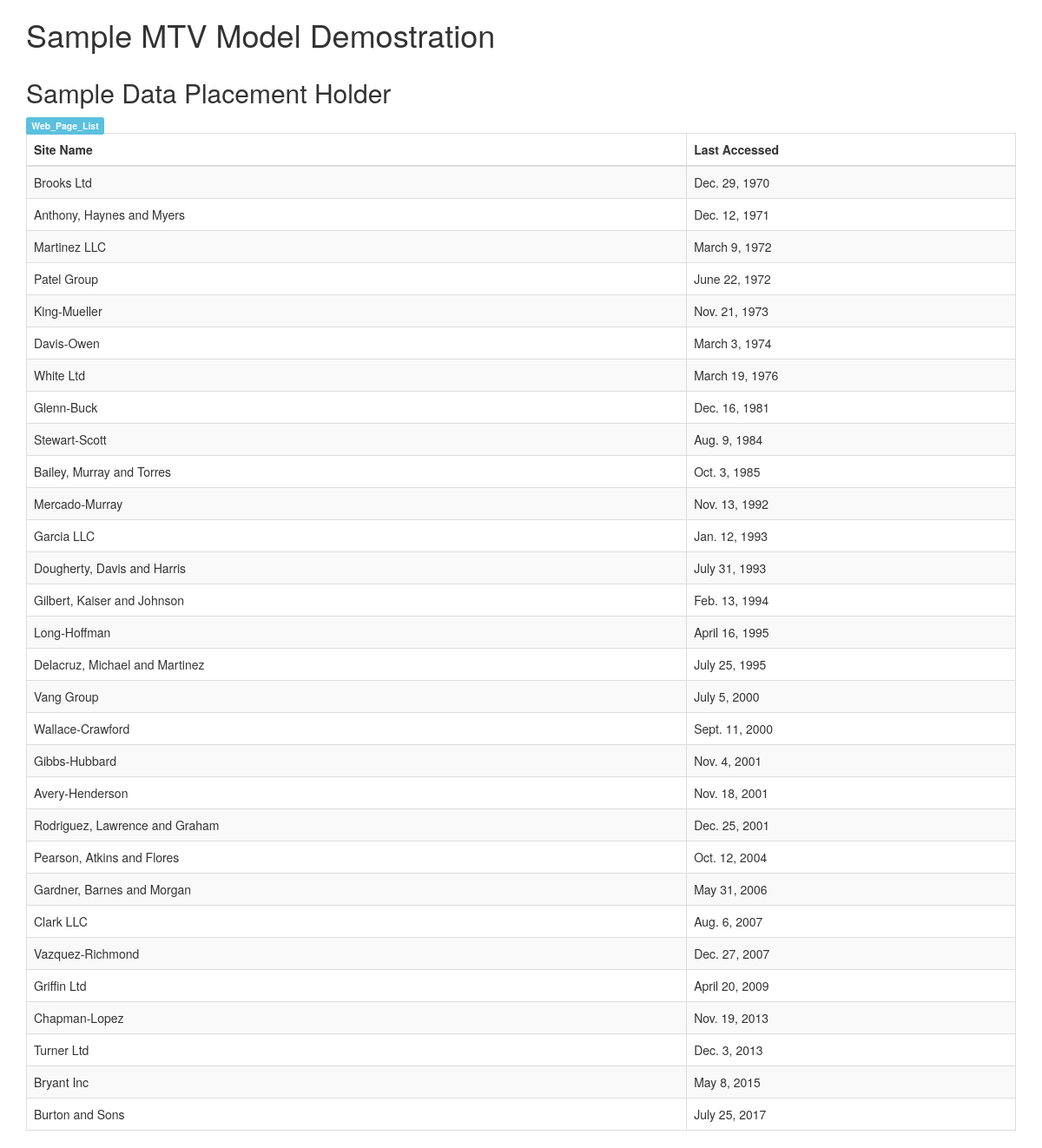
The page /firstapp/sample/ on the database its author committed.
### firstapp/models.py (models this page shows, shortened)
class RecordAccess(models.Model):
    name = models.ForeignKey(WebPage, on_delete=models.CASCADE)
    last_access = models.DateField()

class WebPage(models.Model):
        topic = models.ForeignKey(Topic, on_delete=models.CASCADE)
        name = models.CharField(max_length=200, unique=True)
        url = models.URLField(unique=True)
        def __str__(self):
            return self.name

### firstapp/views.py (the view)
def sample(request):
    web_page_list = RecordAccess.objects.order_by('last_access')
    lastaccess = {
        'table_name': 'Web_Page_List',
        'access_records': web_page_list
    }
    return render(request,'firstapp/sample.html', context = lastaccess)

### templates/firstapp/sample.html (shortened to what this page needs)
<!DOCTYPE html>
{% load staticfiles %}
<html>
  <head>
    <link rel="stylesheet" href="https://maxcdn.bootstrapcdn.com/bootstrap/3.3.7/css/bootstrap.min.css">
  </head>
  <body>
    <div class="container">
      <h1>Sample MTV Model Demostration</h1>
    </div>
    <div class="container">
      <h2>Sample Data Placement Holder</h2>
      <span class="label label-info">
        {{ table_name }}
      </span>
      <table class="table table-bordered table-striped table-hover">
        <thead>
          <th>Site Name</th>
          <th>Last Accessed</th>
        </thead>
      {% if access_records %}
        {% for record in access_records %}
          <tr>
            <td>{{ record.name }}</td>
            <td>{{ record.last_access }}</td>
          </tr>
        {% endfor %}
      {% else %}
        <tr colspan="2">
          <td>No Record Found</td>
        </tr>
      {% endif %}
    </table>
    </div>
  </body>
</html>

### rows shown on the page
RecordAccess: name "Brooks Ltd", last_access "Dec. 29, 1970"
RecordAccess: name "Anthony, Haynes and Myers", last_access "Dec. 12, 1971"
RecordAccess: name "Martinez LLC", last_access "March 9, 1972"
RecordAccess: name "Patel Group", last_access "June 22, 1972"
RecordAccess: name "King-Mueller", last_access "Nov. 21, 1973"
RecordAccess: name "Davis-Owen", last_access "March 3, 1974"
RecordAccess: name "White Ltd", last_access "March 19, 1976"
RecordAccess: name "Glenn-Buck", last_access "Dec. 16, 1981"
RecordAccess: name "Stewart-Scott", last_access "Aug. 9, 1984"
RecordAccess: name "Bailey, Murray and Torres", last_access "Oct. 3, 1985"
RecordAccess: name "Mercado-Murray", last_access "Nov. 13, 1992"
RecordAccess: name "Garcia LLC", last_access "Jan. 12, 1993"
RecordAccess: name "Dougherty, Davis and Harris", last_access "July 31, 1993"
RecordAccess: name "Gilbert, Kaiser and Johnson", last_access "Feb. 13, 1994"
RecordAccess: name "Long-Hoffman", last_access "April 16, 1995"
RecordAccess: name "Delacruz, Michael and Martinez", last_access "July 25, 1995"
RecordAccess: name "Vang Group", last_access "July 5, 2000"
RecordAccess: name "Wallace-Crawford", last_access "Sept. 11, 2000"
RecordAccess: name "Gibbs-Hubbard", last_access "Nov. 4, 2001"
RecordAccess: name "Avery-Henderson", last_access "Nov. 18, 2001"
RecordAccess: name "Rodriguez, Lawrence and Graham", last_access "Dec. 25, 2001"
RecordAccess: name "Pearson, Atkins and Flores", last_access "Oct. 12, 2004"
RecordAccess: name "Gardner, Barnes and Morgan", last_access "May 31, 2006"
RecordAccess: name "Clark LLC", last_access "Aug. 6, 2007"
RecordAccess: name "Vazquez-Richmond", last_access "Dec. 27, 2007"
RecordAccess: name "Griffin Ltd", last_access "April 20, 2009"
RecordAccess: name "Chapman-Lopez", last_access "Nov. 19, 2013"
RecordAccess: name "Turner Ltd", last_access "Dec. 3, 2013"
RecordAccess: name "Bryant Inc", last_access "May 8, 2015"
RecordAccess: name "Burton and Sons", last_access "July 25, 2017"

### other values the page prints
{{ table_name }} "Web_Page_List"
